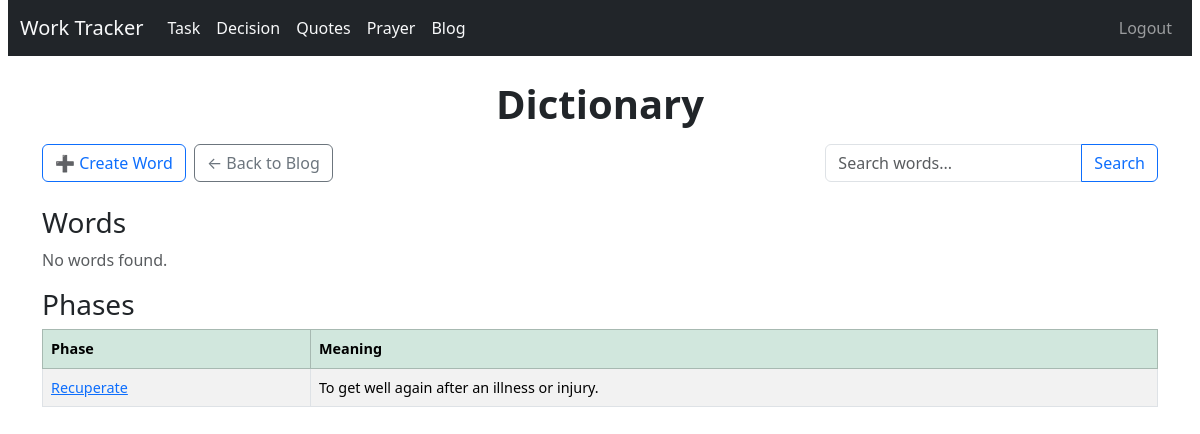
The page /blogs/words/ (signed in) on the database as committed earlier.
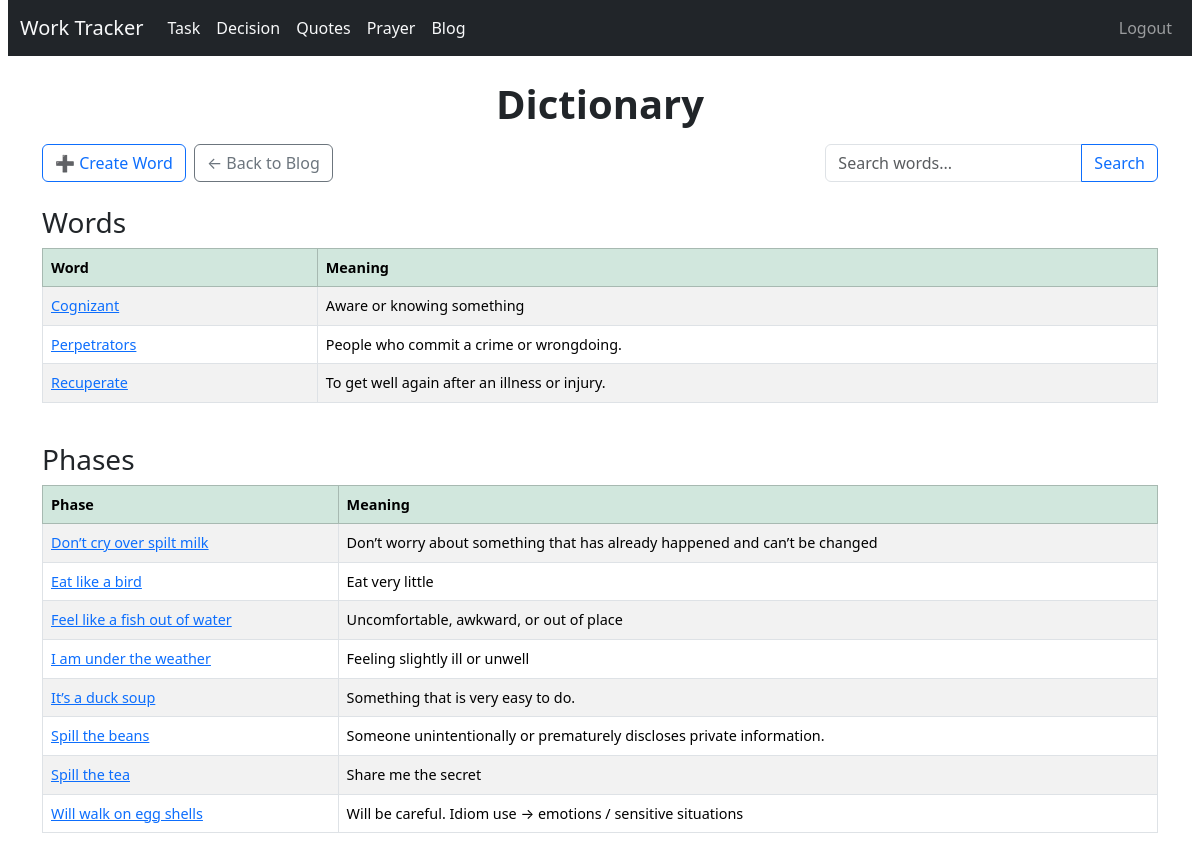
The same page on the database as committed later.
### blog/models.py (models this page shows)
class Word(models.Model):
    word = models.CharField(max_length=100, unique=True)
    is_phase = models.BooleanField(default=False)
    meaning = models.TextField()
    example = models.TextField(help_text="Usage example", blank=True)
    created_at = models.DateTimeField(auto_now_add=True)
    def __str__(self):
        return self.word

### blog/views.py (the view)
# urls.py: path('words/', views.word_list, name='word_list'),
@login_required
def word_list(request):
    query = request.GET.get('q', '')
    word_objects = Word.objects.all()
    if query:
        word_objects = word_objects.filter(
            Q(word__icontains=query) |
            Q(meaning__icontains=query) |
            Q(example__icontains=query)
        )
    word_objects = word_objects.order_by('word', '-created_at')
    words = word_objects.filter(is_phase=False)
    phases = word_objects.filter(is_phase=True)
    print(phases)
    return render(request, 'blog/word_list.html', {'words': words, 'phases': phases, 'query': query})

### templates/blog/word_list.html
{% extends 'base.html' %}
{% load static %}
{% block content %}
<h1>Dictionary</h1>
<div class="d-flex flex-wrap align-items-center justify-content-between mb-3">
    <div class="d-flex gap-2 mb-2">
        <a href="{% url 'blogs:word_create' %}" class="btn btn-outline-primary">➕ Create Word</a>
        <a href="{% url 'blogs:blog_list' %}" class="btn btn-outline-secondary">← Back to Blog</a>
    </div>
    <form method="get" class="d-flex align-items-center mb-2 ms-auto">
        <div class="input-group">
            <input type="text" name="q" class="form-control" placeholder="Search words..." value="{{ query }}">
            <button class="btn btn-outline-primary" type="submit">Search</button>
        </div>
    </form>
</div>
<h3>Words</h3>
{% if words %}
  <div class="table-responsive mb-4">
    <table class="table table-bordered table-striped align-middle text-nowrap">
      <thead class="table-success">
        <tr>
          <th>Word</th>
          <th>Meaning</th>
        </tr>
      </thead>
      <tbody>
        {% for word in words %}
        <tr>
          <td> <a href="{% url 'blogs:word_detail' word.id %}">{{ word.word }}</a></td>
          <td>{{ word.meaning }}</td>
        </tr>
        {% endfor %}
      </tbody>
    </table>
  </div>
{% else %}
  <p class="text-muted">No words found.</p>
{% endif %}
<h3>Phases</h3>
{% if phases %}
  <div class="table-responsive mb-4">
    <table class="table table-bordered table-striped align-middle text-nowrap">
      <thead class="table-success">
        <tr>
          <th>Phase</th>
          <th>Meaning</th>
        </tr>
      </thead>
      <tbody>
        {% for phase in phases %}
        <tr>
          <td> <a href="{% url 'blogs:word_detail' phase.id %}">{{ phase.word }}</a></td>
          <td>{{ phase.meaning }}</td>
        </tr>
        {% endfor %}
      </tbody>
    </table>
  </div>
{% else %}
  <p class="text-muted">No phases found.</p>
{% endif %}
{% endblock %}

### templates/base.html (shortened to what this page needs)
{% load static %}
<!DOCTYPE html>
<html>
<head>
  <link href="https://cdn.jsdelivr.net/npm/bootstrap@5.3.3/dist/css/bootstrap.min.css" rel="stylesheet">
  <link rel="stylesheet" href="https://cdn.jsdelivr.net/npm/bootstrap-icons@1.11.1/font/bootstrap-icons.css">
  <link rel="stylesheet" href="{% static 'css/base.css' %}">
</head>
<body>
<nav class="navbar navbar-expand-lg navbar-dark bg-dark">
  <div class="container-fluid">
    <a class="navbar-brand text-light" href='{% url "tracker:task_list" %}'>Work Tracker</a>
    {% if request.user.is_authenticated %}
      <div class="collapse navbar-collapse" id="navbarNav">
        <ul class="navbar-nav">
          <li class="nav-item">
            <a class="nav-link text-light" href="{% url 'tracker:task_list' %}">Task</a>
          </li>
        </ul>
        <ul class="navbar-nav">
          <li class="nav-item">
            <a class="nav-link text-light" href="{% url 'statements:statement_list' %}">Decision</a>
          </li>
        </ul>
        <ul class="navbar-nav">
          <li class="nav-item">
            <a class="nav-link text-light" href="{% url 'tracker:quotes' %}">Quotes</a>
          </li>
        </ul>
        <ul class="navbar-nav">
          <li class="nav-item">
            <a class="nav-link text-light" href="{% url 'tracker:prayer' %}">Prayer</a>
          </li>
        </ul>
        <ul class="navbar-nav">
          <li class="nav-item">
            <a class="nav-link text-light" href="{% url 'blogs:blog_list' %}">Blog</a>
          </li>
        </ul>
      </div>
    {% endif %}
    <div class="collapse navbar-collapse" id="navbarNav">
      <ul class="navbar-nav ms-auto mb-2 mb-lg-0">
        {% if request.user.is_authenticated %}
        <li class="nav-item">
          <a class="nav-link" href='{% url "logout" %}'>Logout</a>
        </li>
        {% endif %}
      </ul>
    </div>
  </div>
</nav>
<div class="container">
  <br />
  {% block content %}{% endblock %}
  <br />
</div>
<link href="https://cdn.jsdelivr.net/npm/select2@4.1.0-rc.0/dist/css/select2.min.css" rel="stylesheet" />
</body>
</html>

### static/css/base.css (style rules this page uses)
body { padding: 0 8px; }
h1 { text-align: center; font-weight: 600; margin-bottom: 1rem; }
.table td, .table th { vertical-align: middle; font-size: 0.9rem; }

Rows that differ between the two databases and show on the page:
added Word: word "Cognizant", meaning "Aware or knowing something", shown under "Words"
added Word: word "Perpetrators", meaning "People who commit a crime or wrongdoing.", shown under "Words"
changed Word "Recuperate": moves from the list under "Phases" to the list under "Words"
added Word: word "Don’t cry over spilt milk", meaning "Don’t worry about something that has already happened and can’t be changed", shown under "Phases"
added Word: word "Eat like a bird", meaning "Eat very little", shown under "Phases"
added Word: word "Feel like a fish out of water", meaning "Uncomfortable, awkward, or out of place", shown under "Phases"
added Word: word "I am under the weather", meaning "Feeling slightly ill or unwell", shown under "Phases"
added Word: word "It’s a duck soup", meaning "Something that is very easy to do.", shown under "Phases"
added Word: word "Spill the beans", meaning "Someone unintentionally or prematurely discloses private information.", shown under "Phases"
added Word: word "Spill the tea", meaning "Share me the secret", shown under "Phases"
added Word: word "Will walk on egg shells", meaning "Will be careful. Idiom use → emotions / sensitive situations", shown under "Phases"
Other text that changed with them:
text no longer shown: "No words found."
text now shown: "Word Meaning"
